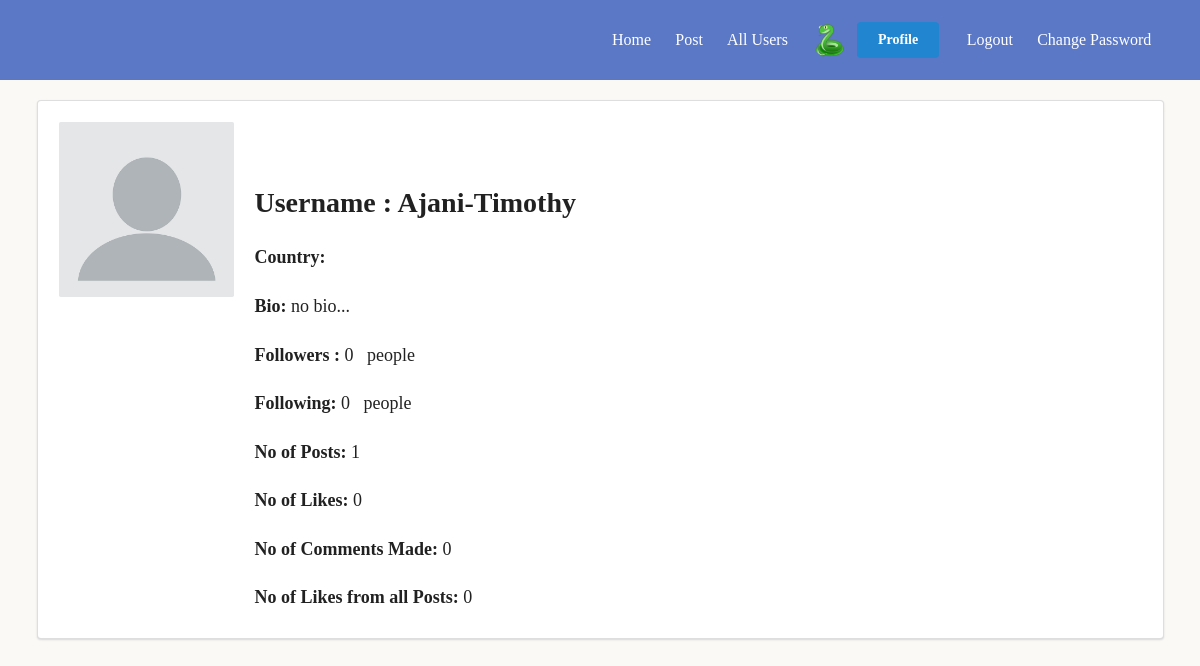
The page /profile/profile/ajani-timothy (signed in) on the database its author committed.
### profiles/models.py (models this page shows, shortened)
class Profile(models.Model):
    first_name = models.CharField(max_length=200, blank=True)
    last_name = models.CharField(max_length=200, blank=True)
    user = models.OneToOneField(User, on_delete=models.CASCADE)
    bio = models.TextField(default="no bio...", max_length=300,blank=True)
    email = models.EmailField(max_length=200, blank=True)
    country = models.CharField(max_length=200, blank=True)
    avatar = models.ImageField(default='avatar.png', upload_to='avatars/')
    followers = models.ManyToManyField(User, blank=True, related_name='followers')
    following = models.ManyToManyField(User, blank=True, related_name='following')
    slug = AutoSlugField(populate_from='user')
    updated = models.DateTimeField(auto_now=True)
    created = models.DateTimeField(auto_now_add=True)
    def count_all_posts(self):
        return UserPostModel.objects.filter(user=self.user).count()
    def count_all_likes(self):
        count_likes=0
        all_post= UserPostModel.objects.filter(user=self.user).all()
        for post in all_post:
            if post.likes.filter(id=self.user.id).exists():
                count_likes+=1
        return count_likes
    def comment_count(self):
        all_comment = Comment.objects.filter(author=self.user).all().count()
        return all_comment
    def total_posts_likes_count(self):
        all_posts = UserPostModel.objects.filter(user=self.user)
        count=0
        for post in all_posts:
            count+=post.likes.count()
        return count
    def get_avatar_url(self):
        try:
            url =self.avatar.url
        except:
            url=''
        return url
    def count_followers(self):
        return self.followers.all().count()
    def count_following(self):
        return self.following.all().count()

### posts/models.py (models this page shows, shortened)
class UserPostModel(models.Model):
    user = models.ForeignKey(User,on_delete=models.CASCADE)
    text = models.TextField(max_length=100)
    image = models.ImageField(upload_to='posts',validators=[FileExtensionValidator(['png','jpg','jpeg'])],blank=True,null=True)
    likes = models.ManyToManyField(User,related_name = "likes",blank=True)
    profile = models.ForeignKey('profiles.Profile',on_delete=models.CASCADE)
    updated = models.DateTimeField(auto_now=True)
    created = models.DateTimeField(auto_now_add=True)
    class Meta:
        verbose_name = 'All Posts'
        verbose_name_plural = 'All Posts'

### profiles/views.py (the view)
# urls.py: path('profile/<slug>',DetailProfilesView,name='view-another-profile'),
@login_required
def DetailProfilesView(request,slug):
    profile =Profile.objects.get(slug=slug)
    return render(request,'profiles/another-user-profile.html',{'profile':profile})

### profiles/context_processor.py (called while the page is built)
def profile_pic(request):
    if request.user.is_authenticated:
        profile_obj = Profile.objects.get(user=request.user)
        pic = profile_obj.get_avatar_url
        return {'picture':pic,'user_id':request.user.id}
    return {}

### templates/profiles/another-user-profile.html (shortened to what this page needs)
 {% extends 'base.html' %}
 {% load static %}
 {% block content %}
 <div class="ui container segment padded">
     <div class="ui divided items">
         <div class="item">
             <div class="image">
                 <img src="{{profile.get_avatar_url}}">
             </div>
             <div class="content">
                 <div class="meta">
                     <div class="ui huge header">{{profile.first_name|title}} &nbsp; {{profile.last_name|title}}</div>
                     <div class="ui huge header">Username : {{profile.user|title}} </div>
                     <div class="ui header ">Country: {{profile.country}}</div>
                     <div class="ui header ">Bio: <span style="font-weight: normal !important;">{{profile.bio}}</span></div>
                     <div class="ui header ">Followers : <span style="font-weight: normal !important;">{{profile.count_followers}} &nbsp; people</span></div>
                     <div class="ui header ">Following: <span style="font-weight: normal !important;">{{profile.count_following}} &nbsp; people</span></div>
                     <div class="ui header ">No of Posts: <span
                             style="font-weight: normal !important;">{{profile.count_all_posts}}</span></div>
                     <div class="ui header ">No of Likes: <span
                             style="font-weight: normal !important;">{{profile.count_all_likes}}</span></div>
                     <div class="ui header ">No of Comments Made: <span
                             style="font-weight: normal !important;">{{profile.comment_count}}</span></div>
                     <div class="ui header ">No of Likes from all Posts: <span
                             style="font-weight: normal !important;">{{profile.total_posts_likes_count}}</span></div>
                 </div>
             </div>
         </div>
     </div>
 </div>
 </div>
 {% endblock content%}

### templates/navbar.html (shortened to what this page needs)
{% load static %}
{% block mycss %}
    <link rel="stylesheet" href="{% static 'css/nav.css' %}">
{% endblock mycss %}
    <nav style="margin-bottom: 20px !important" >
        <header class="ui container " style="height:100% !important;">
              <ul class="nav-links">
                <li><a href="{% url 'posts:home' %}">Home</a></li>
                <li><a href="{% url 'posts:post-view' %}">Post </a></li>
                <li><a href="{% url 'profiles:all-profiles' %}">All Users</a></li>
                <li class="" style="display: flex !important; align-items:center; ">
                    <div><img class="ui mini circular image" src="{{picture}}"></div>
                    <div style="margin-left:10px !important;">
                        <form action="{% url 'profiles:profile-view' %}" method="GET">
                            <button class="ui primary button" type="submit">Profile</button>
                        </form>
                    </div>
                </li>
                {% if request.user.is_authenticated %}
                <li><a href="{% url 'logout' %}">Logout</a></li>
                <li><a href="{% url 'users:password-reset' %}"> Change Password</a></li>
                {% endif %}
              </ul>
        </header>
    </nav>

### static/css/style.css (style rules this page uses)
* { font-family: 'Poppins' !important; }
body { background-color: #FAF9F6 !important; }

### static/css/nav.css (style rules this page uses)
* { margin: 0; padding: 0; box-sizing: border-box; }
body { font-family: sans-serif; }
nav { height: 10vh; background: #5b78c7; }
.nav-links { display: flex; list-style: none; width: 50%; height: 100%; justify-content: space-around; align-items: center; margin-left: auto; }
.nav-links li a { color: white; text-decoration: none; font-size: 16px; }

### rows shown on the page
Profile: avatar (picture)
Profile: get_avatar_url (placeholder picture), user "Ajani-Timothy", bio "no bio...", count_followers "0", count_following "0", count_all_posts "1", count_all_likes "0", comment_count "0", total_posts_likes_count "0"
